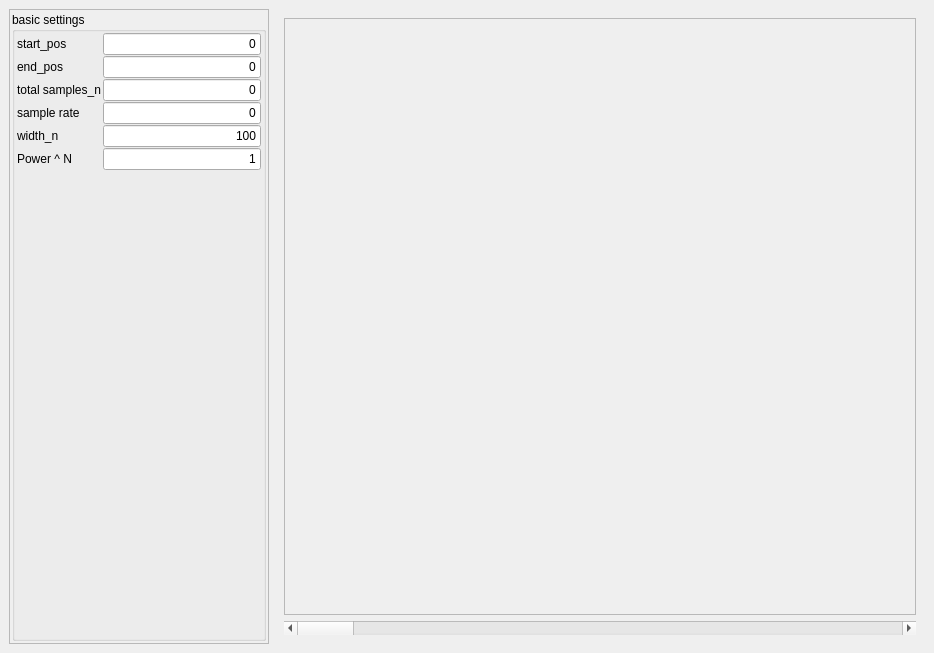
<?xml version="1.0" encoding="UTF-8"?>
<ui version="4.0">
 <class>MainWindow</class>
 <widget class="QMainWindow" name="MainWindow">
  <property name="geometry">
   <rect>
    <x>0</x>
    <y>0</y>
    <width>934</width>
    <height>653</height>
   </rect>
  </property>
  <property name="windowTitle">
   <string>MainWindow</string>
  </property>
  <widget class="QWidget" name="centralwidget">
   <layout class="QHBoxLayout" name="horizontalLayout">
    <item>
     <widget class="QFrame" name="frame_option">
      <property name="minimumSize">
       <size>
        <width>260</width>
        <height>0</height>
       </size>
      </property>
      <property name="maximumSize">
       <size>
        <width>200</width>
        <height>16777215</height>
       </size>
      </property>
      <property name="frameShape">
       <enum>QFrame::StyledPanel</enum>
      </property>
      <property name="frameShadow">
       <enum>QFrame::Raised</enum>
      </property>
      <layout class="QVBoxLayout" name="verticalLayout">
       <property name="spacing">
        <number>2</number>
       </property>
       <property name="leftMargin">
        <number>2</number>
       </property>
       <property name="topMargin">
        <number>2</number>
       </property>
       <property name="rightMargin">
        <number>2</number>
       </property>
       <property name="bottomMargin">
        <number>2</number>
       </property>
       <item>
        <widget class="QGroupBox" name="groupBox">
         <property name="sizePolicy">
          <sizepolicy hsizetype="Preferred" vsizetype="Preferred">
           <horstretch>0</horstretch>
           <verstretch>0</verstretch>
          </sizepolicy>
         </property>
         <property name="minimumSize">
          <size>
           <width>0</width>
           <height>0</height>
          </size>
         </property>
         <property name="title">
          <string>basic settings</string>
         </property>
         <property name="flat">
          <bool>false</bool>
         </property>
         <layout class="QGridLayout" name="gridLayout">
          <property name="leftMargin">
           <number>2</number>
          </property>
          <property name="topMargin">
           <number>1</number>
          </property>
          <property name="rightMargin">
           <number>2</number>
          </property>
          <property name="bottomMargin">
           <number>1</number>
          </property>
          <property name="horizontalSpacing">
           <number>2</number>
          </property>
          <property name="verticalSpacing">
           <number>1</number>
          </property>
          <item row="0" column="1">
           <widget class="QLineEdit" name="lineEdit_start_pos">
            <property name="text">
             <string>0</string>
            </property>
            <property name="alignment">
             <set>Qt::AlignRight|Qt::AlignTrailing|Qt::AlignVCenter</set>
            </property>
           </widget>
          </item>
          <item row="5" column="0">
           <widget class="QLabel" name="label_6">
            <property name="text">
             <string>Power ^ N</string>
            </property>
           </widget>
          </item>
          <item row="5" column="1">
           <widget class="QLineEdit" name="lineEdit_power_N">
            <property name="text">
             <string>1</string>
            </property>
            <property name="alignment">
             <set>Qt::AlignRight|Qt::AlignTrailing|Qt::AlignVCenter</set>
            </property>
           </widget>
          </item>
          <item row="1" column="1">
           <widget class="QLineEdit" name="lineEdit_end_pos">
            <property name="text">
             <string>0</string>
            </property>
            <property name="alignment">
             <set>Qt::AlignRight|Qt::AlignTrailing|Qt::AlignVCenter</set>
            </property>
           </widget>
          </item>
          <item row="3" column="0">
           <widget class="QLabel" name="label">
            <property name="text">
             <string>sample rate</string>
            </property>
           </widget>
          </item>
          <item row="0" column="0">
           <widget class="QLabel" name="label_4">
            <property name="text">
             <string>start_pos</string>
            </property>
           </widget>
          </item>
          <item row="4" column="1">
           <widget class="QLineEdit" name="lineEdit_width">
            <property name="text">
             <string>100</string>
            </property>
            <property name="alignment">
             <set>Qt::AlignRight|Qt::AlignTrailing|Qt::AlignVCenter</set>
            </property>
           </widget>
          </item>
          <item row="8" column="0" colspan="2">
           <spacer name="verticalSpacer">
            <property name="orientation">
             <enum>Qt::Vertical</enum>
            </property>
            <property name="sizeHint" stdset="0">
             <size>
              <width>20</width>
              <height>40</height>
             </size>
            </property>
           </spacer>
          </item>
          <item row="3" column="1">
           <widget class="QLineEdit" name="lineEdit_samprate">
            <property name="text">
             <string>0</string>
            </property>
            <property name="alignment">
             <set>Qt::AlignRight|Qt::AlignTrailing|Qt::AlignVCenter</set>
            </property>
           </widget>
          </item>
          <item row="2" column="0">
           <widget class="QLabel" name="label_5">
            <property name="text">
             <string>total samples_n</string>
            </property>
           </widget>
          </item>
          <item row="1" column="0">
           <widget class="QLabel" name="label_2">
            <property name="text">
             <string>end_pos</string>
            </property>
           </widget>
          </item>
          <item row="2" column="1">
           <widget class="QLineEdit" name="lineEdit_total_samples_n">
            <property name="text">
             <string>0</string>
            </property>
            <property name="alignment">
             <set>Qt::AlignRight|Qt::AlignTrailing|Qt::AlignVCenter</set>
            </property>
           </widget>
          </item>
          <item row="4" column="0">
           <widget class="QLabel" name="label_3">
            <property name="sizePolicy">
             <sizepolicy hsizetype="Minimum" vsizetype="Preferred">
              <horstretch>0</horstretch>
              <verstretch>0</verstretch>
             </sizepolicy>
            </property>
            <property name="text">
             <string>width_n</string>
            </property>
            <property name="margin">
             <number>1</number>
            </property>
            <property name="indent">
             <number>0</number>
            </property>
           </widget>
          </item>
         </layout>
        </widget>
       </item>
      </layout>
     </widget>
    </item>
    <item>
     <widget class="QWidget" name="widget" native="true">
      <layout class="QVBoxLayout" name="verticalLayout_3">
       <item>
        <widget class="QFrame" name="frame_plot">
         <property name="frameShape">
          <enum>QFrame::StyledPanel</enum>
         </property>
         <property name="frameShadow">
          <enum>QFrame::Raised</enum>
         </property>
         <layout class="QVBoxLayout" name="verticalLayout_2"/>
        </widget>
       </item>
       <item>
        <widget class="QScrollBar" name="horizontalScrollBar">
         <property name="orientation">
          <enum>Qt::Horizontal</enum>
         </property>
        </widget>
       </item>
      </layout>
     </widget>
    </item>
   </layout>
  </widget>
  <widget class="QMenuBar" name="menubar">
   <property name="geometry">
    <rect>
     <x>0</x>
     <y>0</y>
     <width>934</width>
     <height>22</height>
    </rect>
   </property>
  </widget>
 </widget>
 <resources/>
 <connections/>
</ui>
